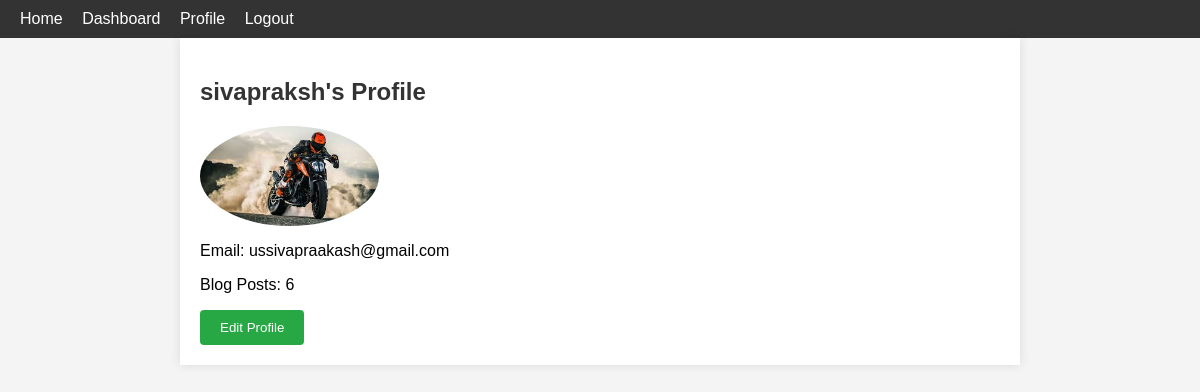
The page /profile (signed in) on the database its author committed.
### models.py (models this page shows, shortened)
class User(db.Model, UserMixin):
    id = db.Column(db.Integer, primary_key=True)
    full_name = db.Column(db.String(100), nullable=False)
    email = db.Column(db.String(120), unique=True, nullable=False)
    password_hash = db.Column(db.String(128), nullable=False)
    profile_pic = db.Column(db.String(200), default='default.jpg')
    joined_at = db.Column(db.DateTime, default=datetime.utcnow)
    news = db.relationship('News', backref='author', lazy=True)

### app.py (the view)
@app.route('/profile')
@login_required
def profile():
    blog_count = News.query.filter_by(user_id=current_user.id).count()
    current_user.blog_count = blog_count
    return render_template('profile.html', user=current_user)

### app.py (called while the page is built)
@login_manager.user_loader
def load_user(user_id):
    return User.query.get(int(user_id))

### templates/profile.html
{% extends 'base.html' %} {% block title %}Profile{% endblock %} {% block
content %}
<h2>{{ user.full_name }}'s Profile</h2>
{% if user.profile_pic %}
<img
  src="{{ url_for('static', filename='uploads/' + user.profile_pic) }}"
  class="profile-img"
/>
{% endif %}
<p>Email: {{ user.email }}</p>
<p>Blog Posts: {{ user.blog_count }}</p>
<a href="{{ url_for('edit_profile') }}"><button>Edit Profile</button></a>
{% endblock %}

### templates/base.html (style rules this page uses)
body { font-family: Arial, sans-serif; background-color: #f4f4f4; margin: 0; padding: 0; }
input[type="submit"], button { padding: 10px 20px; background: #28a745; color: white; border: none; border-radius: 4px; cursor: pointer; }
.profile-img { max-height: 100px; display: block; margin-bottom: 10px; border-radius: 50%; }
h2 { color: #333; }

### rows shown on the page
User: full_name "sivapraksh", profile_pic (picture), email "ussivapraakash@gmail.com"

### other values the page prints
{{ user.blog_count }} "6"
